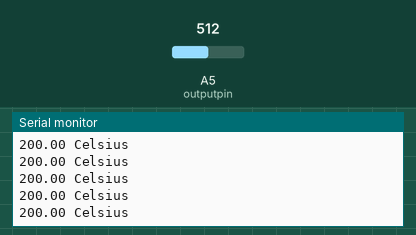
This sketch was run on a simulated Arduino Uno, built with avr-gcc and run on an emulated ATmega328P. Shown: the last lines printed to the serial monitor. The inputs (shaded band) are chosen by the test bench; at power-on: A5 (outputpin) = 512.

Above: at 1.2 s.
1.3 s: A5 (outputpin) set to 716
At 1.31 s:
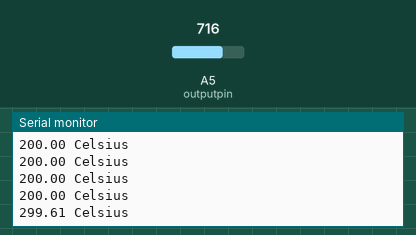
2.8 s: A5 (outputpin) set to 900
At 2.82 s:
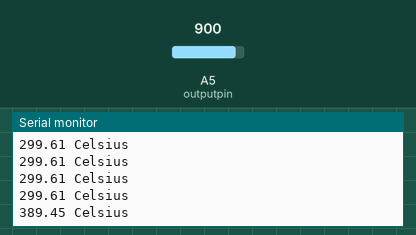
Timing chart, 0 to 5.8 s (numbered marks = the images above; inputs shaded):
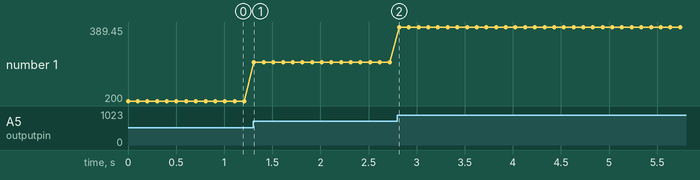

The sketch:

temperature.ino
```cpp
int outputpin= A5; // 센서와 연결된 아날로그 핀 설정

void setup()
{
  Serial.begin(9600); // 시리얼 통신을 열고 속도를 9600bps 로 사용한다.
}

void loop()
{
  int reading = analogRead(outputpin);  // 센서로 부터 자료값을 받는다.
  float voltage = reading * 5.0 / 1024.0;
  float celsiustemp = (voltage - 0.5) * 100 ;
  // 입력받은 자료값을 수정하여 필요한 자료값으로 바꾼다.

  Serial.print(celsiustemp);
  Serial.println(" Celsius");
  // 수정하여 나온 자료값을 출력한다.(섭씨 출력)
  delay(100);
}
```

Measured:
- after the input at 1.3 s, the serial monitor: prints a new line at once (image 1)
- after the input at 2.8 s, the serial monitor: prints a new line at once (image 2)
- plotted number 1: 200 → 299.61 after the input at 1.3 s, 299.61 → 389.45 after the input at 2.8 s
